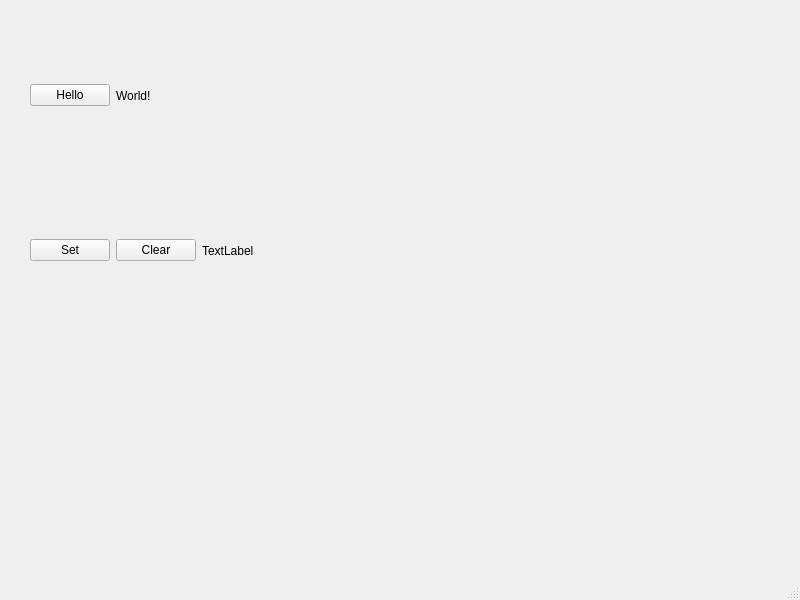
<?xml version="1.0" encoding="UTF-8"?>
<ui version="4.0">
 <class>MainWindow</class>
 <widget class="QMainWindow" name="MainWindow">
  <property name="geometry">
   <rect>
    <x>0</x>
    <y>0</y>
    <width>800</width>
    <height>600</height>
   </rect>
  </property>
  <property name="windowTitle">
   <string>MainWindow</string>
  </property>
  <widget class="QWidget" name="centralwidget">
   <widget class="QWidget" name="horizontalLayoutWidget">
    <property name="geometry">
     <rect>
      <x>30</x>
      <y>20</y>
      <width>721</width>
      <height>151</height>
     </rect>
    </property>
    <layout class="QHBoxLayout" name="horizontalLayout">
     <item>
      <widget class="QPushButton" name="helloButton">
       <property name="text">
        <string>Hello</string>
       </property>
      </widget>
     </item>
     <item>
      <widget class="QLabel" name="worldLabel">
       <property name="text">
        <string>World!</string>
       </property>
      </widget>
     </item>
     <item>
      <spacer name="horizontalSpacer">
       <property name="orientation">
        <enum>Qt::Horizontal</enum>
       </property>
       <property name="sizeHint" stdset="0">
        <size>
         <width>40</width>
         <height>20</height>
        </size>
       </property>
      </spacer>
     </item>
    </layout>
   </widget>
   <widget class="QWidget" name="horizontalLayoutWidget_2">
    <property name="geometry">
     <rect>
      <x>30</x>
      <y>180</y>
      <width>721</width>
      <height>141</height>
     </rect>
    </property>
    <layout class="QHBoxLayout" name="horizontalLayout_2">
     <item>
      <widget class="QPushButton" name="setButton">
       <property name="text">
        <string>Set</string>
       </property>
      </widget>
     </item>
     <item>
      <widget class="QPushButton" name="clearButton">
       <property name="text">
        <string>Clear</string>
       </property>
      </widget>
     </item>
     <item>
      <widget class="QLabel" name="infoLabel">
       <property name="text">
        <string>TextLabel</string>
       </property>
      </widget>
     </item>
     <item>
      <spacer name="horizontalSpacer_2">
       <property name="orientation">
        <enum>Qt::Horizontal</enum>
       </property>
       <property name="sizeHint" stdset="0">
        <size>
         <width>40</width>
         <height>20</height>
        </size>
       </property>
      </spacer>
     </item>
    </layout>
   </widget>
  </widget>
  <widget class="QMenuBar" name="menubar">
   <property name="geometry">
    <rect>
     <x>0</x>
     <y>0</y>
     <width>800</width>
     <height>22</height>
    </rect>
   </property>
  </widget>
  <widget class="QStatusBar" name="statusbar"/>
 </widget>
 <resources/>
 <connections/>
</ui>
